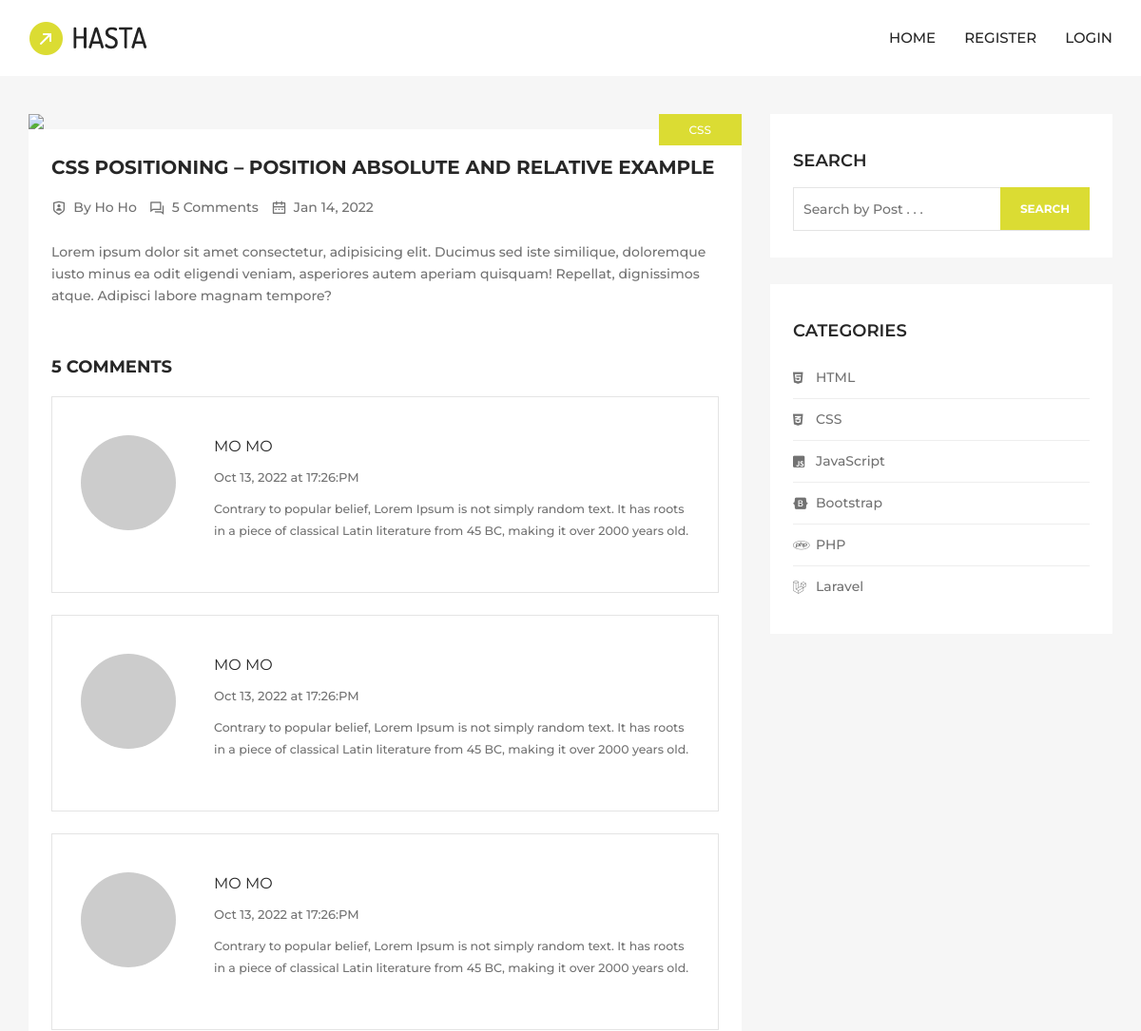
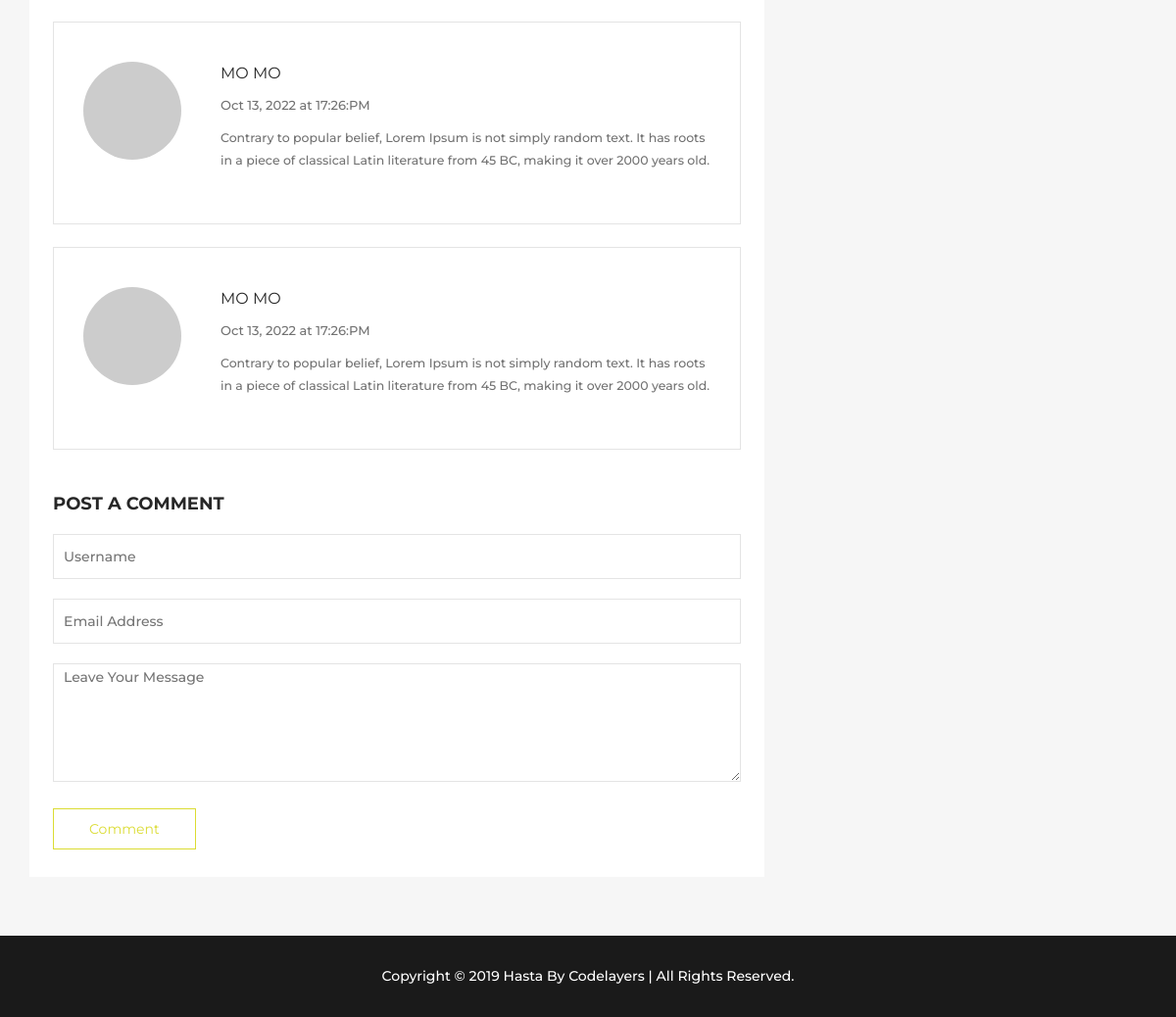
Screenshot of /details.php?post_slug=css-positioning-position-absolute-and-relative-example with the database file from the repository (2 pictures, top to bottom).
### tables this page shows
CREATE TABLE `categories` (
  `id` int unsigned NOT NULL AUTO_INCREMENT,
  `title` varchar(225) NOT NULL,
  `logo` varchar(225) DEFAULT 'far fa-list-alt',
  `slug` varchar(225) DEFAULT NULL,
  `description` text,
  `created_at` timestamp NULL DEFAULT CURRENT_TIMESTAMP,
  `updated_at` timestamp NULL DEFAULT CURRENT_TIMESTAMP,
  PRIMARY KEY (`id`),
  UNIQUE KEY `id_UNIQUE` (`id`)
);

CREATE TABLE `posts` (
  `id` int unsigned NOT NULL AUTO_INCREMENT,
  `user_id` int NOT NULL,
  `category_id` int unsigned NOT NULL,
  `title` varchar(255) NOT NULL,
  `slug` varchar(225) DEFAULT NULL,
  `content` text NOT NULL,
  `post_tag` text NOT NULL,
  `image` varchar(255) DEFAULT NULL,
  `status` tinyint NOT NULL DEFAULT '0',
  `created_at` timestamp NULL DEFAULT CURRENT_TIMESTAMP,
  `updated_at` timestamp NULL DEFAULT CURRENT_TIMESTAMP,
  PRIMARY KEY (`id`),
  UNIQUE KEY `id_UNIQUE` (`id`)
);

CREATE TABLE `users` (
  `id` int unsigned NOT NULL AUTO_INCREMENT,
  `name` varchar(255) NOT NULL,
  `email` varchar(255) NOT NULL,
  `role` varchar(255) NOT NULL,
  `password` varchar(255) NOT NULL,
  `image` varchar(255) DEFAULT NULL,
  `address` text,
  `created_at` timestamp NULL DEFAULT CURRENT_TIMESTAMP,
  `updated_at` timestamp NULL DEFAULT CURRENT_TIMESTAMP,
  PRIMARY KEY (`id`),
  UNIQUE KEY `email_UNIQUE` (`email`)
);

CREATE TABLE `comments` (
  `id` int unsigned NOT NULL AUTO_INCREMENT,
  `post_id` int unsigned NOT NULL,
  `name` varchar(225) NOT NULL,
  `email` varchar(225) NOT NULL,
  `comment` text NOT NULL,
  `created_at` timestamp NULL DEFAULT CURRENT_TIMESTAMP,
  `updated_at` timestamp NULL DEFAULT CURRENT_TIMESTAMP,
  PRIMARY KEY (`id`),
  UNIQUE KEY `id_UNIQUE` (`id`)
);

### admin/include_admin/functions.php (called while the page is built, shortened)
<?php
function get_all_categories()
{
    global $conn;
    $categories = [];
    if($result = mysqli_query($conn, "SELECT * FROM categories")){
        while($row = mysqli_fetch_object($result)){
            $categories[] = $row;
        }
    }
    return $categories;
}
function get_category($post_category_id)
{
    global $conn;
    $result   = mysqli_query($conn, "SELECT * FROM categories WHERE id=$post_category_id");
    $category = mysqli_fetch_object($result);
    return $category;
}
function get_post($param)
{
    global $conn;
    $query  = isset( $_GET['post_slug'] ) ? "SELECT * FROM posts WHERE slug='$param'" : "SELECT * FROM posts WHERE id=$param";
    $result = mysqli_query($conn, $query);
    $post   = mysqli_fetch_object($result);
    return $post;
}
function get_user($id)
{
    global $conn;
    $result = mysqli_query($conn, "SELECT * FROM users WHERE id=$id");
    $user   = mysqli_fetch_object($result);
    return $user;
}
function get_all_comments($post_id = null)
{
    global $conn;
    $comments = [];
    if( isset($post_id) ){
        $query = "SELECT * FROM comments WHERE post_id=$post_id ORDER BY created_at DESC";
    }else{
        $query = "SELECT * FROM comments ORDER BY created_at DESC";
    }
    if($result = mysqli_query($conn, $query)){
        while($row = mysqli_fetch_object($result)){
            $comments[] = $row;
        }
    }
    return $comments;
}

### details.php (the view, shortened to what this page needs)
<?php
include('include/header.php');
$categories = get_all_categories();
$post       = get_post($_GET['post_slug']);
$comments   = get_all_comments($post->id);
?>
<section class="sec-tpadding-2 section-light sec-content-blk">
    <div class="container">
        <div class="row">
            <div class="col-md-8">
                <div class="col-md-12 nopadding">
                    <div class="blog1-post-holder">
                        <div class="image-holder">
                            <div class="post-info">
                                <span>
                                    <?php
                                        $category = get_category($post->category_id);
                                        echo $category ? $category->title : '';
                                    ?>
                                </span>
                            </div>
                            <?php if($post->image): ?>
                                <img src="admin/uploads/post/<?=$post->image?>" class="img-responsive" />
                            <?php else: ?>
                                <img src="assets/img/post_01.jpg" class="img-responsive" />
                            <?php endif; ?>
                        </div>
                        <div class="text-box-inner">
                            <h4 class="uppercase post-ttl custom-fs-20">
                                <a href="#"><?= $post->title ?></a>
                            </h4>
                            <div class="blog-post-info">
                                <?php $user = get_user($post->user_id); ?>
                                <span class="custom-mr-10"><i class="ri ri-shield-user-line"></i> By <?= ucwords(strtolower($user->name)) ?></span>
                                <span class="custom-mr-10">
                                    <i class="ri ri-question-answer-line"></i>
                                    <?= count($comments) > 0 ? count($comments) : 0 ?> Comments
                                </span>
                                <span><i class="ri ri-calendar-2-line"></i> <?= date("M d, Y", strtotime($post->created_at)) ?> </span>
                            </div>
                            <br>
                            <p class="post-content">
                                <?= substr($post->content, 0, 300) ?>
                            </p>
                            <br>
                            <h4 class="custom-fs-18 fs-700 uppercase custom-mb-20">
                                <?= count($comments) > 0 ? count($comments) . ' Comments' : 'No Comment'; ?>
                            </h4>
                            <?php foreach($comments as $comment): ?>
                            <div class="blog1-post-info-box">
                                <div class="text-box border padding-3">
                                    <div class="iconbox-medium left round overflow-hidden" style="margin-top: 10px;">
                                        <img src="https://ui-avatars.com/api/?background=006699&color=fff&name=<?= $comment->name ?>"
                                        class="img-responsive" width="110" height="110" />
                                    </div>
                                    <div class="text-box-right more-padding-2">
                                        <h5 class="uppercase custom-fs-16 custom-mb-10"><?= $comment->name ?></h5>
                                        <div class="blog1-post-info custom-mb-10 custom-fs-13">
                                            <span>
                                                <?= date("M d, Y", strtotime($comment->created_at)) ?>
                                                at <?= date("H:i:A") ?>
                                            </span>
                                        </div>
                                        <p class="no-mb custom-fs-12">
                                            <?= $comment->comment ?>
                                        </p>
                                        <br />
                                    </div>
                                </div>
                            </div>
                            <div class="clearfix"></div>
                            <br>
                            <?php endforeach; ?>
                            <div class="smart-forms custom-mt-20">
                                <h4 class="custom-fs-18 fs-700 uppercase custom-mb-20">Post a Comment</h4>
                                <form action="<?= $_SERVER['PHP_SELF']; ?>" method="POST">
                                    <div>
                                        <div class="section">
                                            <input type="text" name="name"
                                            class="comment-input" placeholder="Username">
                                        </div>
                                        <div class="section">
                                            <input type="email" name="email"
                                            class="comment-input" placeholder="Email Address">
                                        </div>
                                        <div class="section">
                                            <textarea name="comment" placeholder="Leave Your Message" rows="5"></textarea>
                                        </div>
                                    </div>
                                    <div class="form-footer">
                                        <button type="submit" class="btn btn-border yellow-green" name="insert_comment">
                                            Comment
                                        </button>
                                    </div>
                                </form>
                            </div>
                        </div>
                    </div>
                </div>
            </div>
            <?php include('include/sidebar.php'); ?>
        </div>
    </div>
</section>
<?php include('include/footer.php'); ?>

### include/sidebar.php (shortened to what this page needs)
<div class="col-md-4">
    <div class="col-md-12 nopadding sidebar-blk">
        <div class="blog1-sidebar-box">
            <div class="text-box-inner">
                <h5 class="uppercase fw-600">Search</h5>
                <form action="" class="post-search-form">
                    <input class="post-search-input" type="search" placeholder="Search by Post . . .">
                    <button type="submit" class="post-search-btn">Search</button>
                </form>
            </div>
        </div>
    </div>
    <div class="col-md-12 nopadding sidebar-blk">
        <div class="blog1-sidebar-box">
            <div class="text-box-inner">
                <h5 class="uppercase fw-600">Categories</h5>
                <ul class="category-links">
                    <?php foreach($categories as $category): ?>
                    <li>
                        <a class="category-link" href="category_posts.php?category=<?= $category->slug ?>">
                            <i class="<?= $category->logo ?> category-logo"></i>
                            <?= $category->title ?>
                        </a>
                    </li>
                    <?php endforeach; ?>
                </ul>
            </div>
        </div>
    </div>
</div>

### assets/js/mainmenu/menu.css (style rules this page uses)
.container, .jumbotron .container { width: auto; max-width: 1170px; }

### assets/css/default.css (style rules this page uses)
body { line-height: 23px; color: #727272; font-family: 'Montserrat', sans-serif !important; font-weight: 500; font-style: normal; }
a, .btn { -webkit-transition: all 0.3s ease-out 0s; -moz-transition: all 0.3s ease-out 0s; -ms-transition: all 0.3s ease-out 0s; -o-transition: all 0.3s ease-out 0s; transition: all 0.3s ease-out 0s; }
a { color: #727272; outline: medium none !important; }
.uppercase { text-transform: uppercase; }
h1, h2, h3, h4, h5, h6 { color: #272727; font-family: 'Montserrat', sans-serif !important; font-weight: normal; }
h1 a, h2 a, h3 a, h4 a, h5 a, h6 a { color: inherit; }
h4 { line-height: 25px; margin-bottom: 18px; font-size: 22px; font-style: normal; }
h5 { line-height: 23px; margin-bottom: 16px; font-size: 18px; font-style: normal; }
.nopadding { margin: 0 !important; padding: 0 !important; }
.h1, .h2, .h3, h1, h2, h3, h4 { margin-top: 0; }
ul { list-style-type: none; }
.iconbox-medium { width: 100px; height: 100px; line-height: 100px; color: #242424; font-size: 32px; }
.iconbox-dxlarge.round, .iconbox-xlarge.round, .iconbox-large.round, .iconbox-xmedium.round, .iconbox-medium.round, .iconbox-smedium.round, .iconbox-small.round, .iconbox-tiny.round, .iconbox-xtiny.round { border-radius: 100%; }
.iconbox-dxlarge.left, .iconbox-xlarge.left, .iconbox-large.left, .iconbox-xmedium.left, .iconbox-medium.left, .iconbox-smedium.left, .iconbox-small.left, .iconbox-tiny.left, .iconbox-xtiny.left { float: left; margin: 0px 20px 0px 0px; }
.text-box-right { display: block; margin: 0px; padding: 0px 0px 0px 99px; text-align: left; }
.text-box-inner { float: left; width: 100%; padding: 28px 24px; background-color: #fff; }
.text-box { float: left; width: 100%; }
.text-box-right.border, .text-box-left.border, .item-holder.border, .text-box-inner.border, .text-box.border { border: 1px solid #e4e4e4; }
.text-box.padding-3 { padding: 30px; }
.text-box-right.more-padding-2 { padding: 0px 0px 0px 140px; }
.btn { margin: 0px; padding: 10px 36px; box-shadow: none; border-radius: 0; }
.btn.btn-border { border: 1px solid; color: #242424; }
.btn.btn-border.yellow-green { color: #dbdc33; border-color: #dbdc33; }
.image-holder { float: left; width: 100%; }
.overflow-hidden { overflow: hidden; }
.category-links { float: left; width: 100%; margin: 0px; padding: 0px; }
.category-links li { float: left; width: 100%; margin: 0 0 0 0; padding: 10px 0; border-bottom: 1px solid #eeeeee; }
.category-links li:last-child { border-bottom: none; }
.section-light { background-color: #f6f6f6; }
.sec-tpadding-2 { padding-top: 35px; }

### include/header.php (style rules this page uses)
.image-holder { position: relative !important; }
.post-info { position: absolute !important; top: 0; right: 0; padding: 5px 32px; background-color: #dbdc33; color: #ffffff; font-size: 12px; font-weight: 500; text-align: center; text-transform: uppercase; }
.blog1-post-holder .ri { margin-right: 3.5px; font-size: 16px; vertical-align: middle !important; }
.post-ttl { margin-bottom: 18px; font-size: 18px; font-weight: 700; }
.post-content { margin-bottom: 28px; }
.sidebar-blk { margin-bottom: 28px !important; }
.sec-content-blk { padding-top: 40px; padding-bottom: 60px; }
.category-link { display: flex; flex-direction: row; align-items: center; }
i.category-logo { width: 24px !important; }
.post-search-form { position: relative; }
.post-search-input, .comment-input { width: 100%; height: 46px; padding-left: 10px; border: 1px solid #e4e4e4 !important; background: transparent; font-size: 14px; }
.comment-input { margin-bottom: 20px; }
.post-search-btn { display: inline-block; position: absolute; top: 0; right: 0; padding: 10px 20px 10px; border: 1px solid #dbdc33; background: #dbdc33; color: #ffffff; font-size: 12px; font-weight: 700; text-transform: uppercase; cursor: pointer; }
.btn { background-color: inherit; }
textarea { width: 100%; margin-bottom: 20px; padding-left: 10px; border: 1px solid #e4e4e4 !important; background: transparent; font-size: 14px; }
.fw-600 { font-weight: 600; }
.fs-700 { font-weight: 700; }
.custom-fs-12 { font-size: 12.5px; }
.custom-fs-13 { font-size: 13px; }
.custom-fs-16 { font-size: 16px; }
.custom-fs-18 { font-size: 18px; }
.custom-fs-20 { font-size: 20px; }
.custom-mr-10 { margin-right: 10px; }
.custom-mt-20 { margin-top: 20px; }
.no-mb { margin-bottom: 0; }
.custom-mb-10 { margin-bottom: 10px; }

### rows the page displays
categories: title "CSS"
posts: title "CSS POSITIONING – POSITION ABSOLUTE AND RELATIVE EXAMPLE", created_at "Jan 14, 2022", content "Lorem ipsum dolor sit amet consectetur, adipisicing elit. Ducimus sed iste similique, doloremque iusto minus ea odit eligendi veniam, asperiores autem aperiam quisquam! Repellat, dignissimos atque. Adipisci labore magnam tempore?"
users: name "Ho Ho"
comments: name "MO MO", created_at "Oct 13, 2022", comment "Contrary to popular belief, Lorem Ipsum is not simply random text. It has roots in a piece of classical Latin literature from 45 BC, making it over 2000 years old."
comments: name "MO MO", created_at "Oct 13, 2022", comment "Contrary to popular belief, Lorem Ipsum is not simply random text. It has roots in a piece of classical Latin literature from 45 BC, making it over 2000 years old."
comments: name "MO MO", created_at "Oct 13, 2022", comment "Contrary to popular belief, Lorem Ipsum is not simply random text. It has roots in a piece of classical Latin literature from 45 BC, making it over 2000 years old."
comments: name "MO MO", created_at "Oct 13, 2022", comment "Contrary to popular belief, Lorem Ipsum is not simply random text. It has roots in a piece of classical Latin literature from 45 BC, making it over 2000 years old."
comments: name "MO MO", created_at "Oct 13, 2022", comment "Contrary to popular belief, Lorem Ipsum is not simply random text. It has roots in a piece of classical Latin literature from 45 BC, making it over 2000 years old."
categories: title "HTML"
categories: title "JavaScript"
categories: title "Bootstrap"
categories: title "PHP"
categories: title "Laravel"

### other values shown
count($comments) "5"
